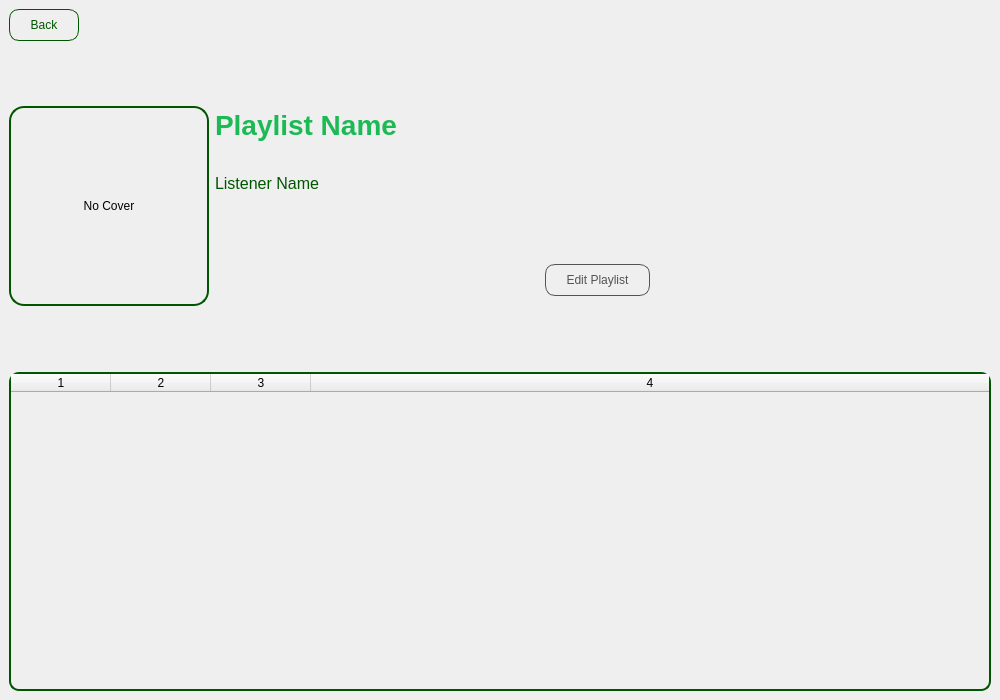
<?xml version="1.0" encoding="UTF-8"?>
<ui version="4.0">
 <class>PlaylistWindow</class>
 <widget class="QMainWindow" name="PlaylistWindow">
  <property name="geometry">
   <rect>
    <x>0</x>
    <y>0</y>
    <width>1000</width>
    <height>700</height>
   </rect>
  </property>
  <property name="windowTitle">
   <string>MainWindow</string>
  </property>
  <widget class="QWidget" name="centralwidget">
   <layout class="QGridLayout" name="gridLayout_2">
    <item row="0" column="0">
     <layout class="QGridLayout" name="gridLayout">
      <item row="0" column="0">
       <widget class="QPushButton" name="backButton">
        <property name="styleSheet">
         <string notr="true">QPushButton {
background: transparent;
border: 1px solid rgb(0, 85, 0);
border-radius: 10px;
padding: 8px 20px;
color: rgb(0, 85, 0);
font: 700 9pt &quot;Segoe UI&quot;;
}

QPushButton:hover {
	background-color: rgb(0, 85, 0);
	border:1px solid rgb(255, 255, 255);
	border-radius: 10px;
	padding: 8px 20px;
	color: rgb(255, 255, 255);
	font: 700 9pt &quot;Segoe UI&quot;;
}

</string>
        </property>
        <property name="text">
         <string>Back</string>
        </property>
       </widget>
      </item>
      <item row="1" column="0" colspan="3">
       <layout class="QHBoxLayout" name="albumInfoLayout">
        <item>
         <widget class="QLabel" name="coverLabel">
          <property name="minimumSize">
           <size>
            <width>200</width>
            <height>200</height>
           </size>
          </property>
          <property name="maximumSize">
           <size>
            <width>200</width>
            <height>200</height>
           </size>
          </property>
          <property name="styleSheet">
           <string notr="true">border: 2px solid rgb(0, 85, 0);
border-radius: 15px;
</string>
          </property>
          <property name="text">
           <string>No Cover</string>
          </property>
          <property name="alignment">
           <set>Qt::AlignmentFlag::AlignCenter</set>
          </property>
         </widget>
        </item>
        <item>
         <layout class="QVBoxLayout" name="albumTextLayout" stretch="1,1,1,3">
          <item>
           <spacer name="verticalSpacer">
            <property name="orientation">
             <enum>Qt::Orientation::Vertical</enum>
            </property>
            <property name="sizeHint" stdset="0">
             <size>
              <width>20</width>
              <height>40</height>
             </size>
            </property>
           </spacer>
          </item>
          <item>
           <widget class="QLabel" name="playlistNameLabel">
            <property name="styleSheet">
             <string notr="true">color: rgb(29, 185, 84);
font-size: 28px;
font-weight: bold;
background: transparent;
</string>
            </property>
            <property name="text">
             <string>Playlist Name</string>
            </property>
           </widget>
          </item>
          <item>
           <widget class="QLabel" name="listenerNameLabel">
            <property name="styleSheet">
             <string notr="true">color: rgb(0, 85, 0);
font-size: 16px;
background: transparent;
</string>
            </property>
            <property name="text">
             <string>Listener Name</string>
            </property>
           </widget>
          </item>
          <item>
           <spacer name="verticalSpacer_info">
            <property name="orientation">
             <enum>Qt::Orientation::Vertical</enum>
            </property>
            <property name="sizeHint" stdset="0">
             <size>
              <width>20</width>
              <height>40</height>
             </size>
            </property>
           </spacer>
          </item>
         </layout>
        </item>
        <item>
         <layout class="QGridLayout" name="gridLayout_3" rowstretch="5,6" columnstretch="2,1">
          <item row="0" column="0">
           <spacer name="horizontalSpacer">
            <property name="orientation">
             <enum>Qt::Orientation::Horizontal</enum>
            </property>
            <property name="sizeHint" stdset="0">
             <size>
              <width>40</width>
              <height>20</height>
             </size>
            </property>
           </spacer>
          </item>
          <item row="0" column="1">
           <widget class="QLabel" name="label">
            <property name="styleSheet">
             <string notr="true">image: url(:/images/logo/images/nweLogo.png);
background: transparent;
border: none;</string>
            </property>
            <property name="text">
             <string/>
            </property>
           </widget>
          </item>
          <item row="1" column="1">
           <spacer name="verticalSpacer_2">
            <property name="orientation">
             <enum>Qt::Orientation::Vertical</enum>
            </property>
            <property name="sizeHint" stdset="0">
             <size>
              <width>20</width>
              <height>40</height>
             </size>
            </property>
           </spacer>
          </item>
          <item row="1" column="0">
           <layout class="QGridLayout" name="gridLayout_4">
            <item row="0" column="0">
             <spacer name="horizontalSpacer_2">
              <property name="orientation">
               <enum>Qt::Orientation::Horizontal</enum>
              </property>
              <property name="sizeHint" stdset="0">
               <size>
                <width>40</width>
                <height>20</height>
               </size>
              </property>
             </spacer>
            </item>
            <item row="0" column="1">
             <widget class="QPushButton" name="editPlaylistpushButton">
              <property name="styleSheet">
               <string notr="true">QPushButton {
background: transparent;
border: 1px solid rgb(84, 84, 84);
border-radius: 10px;
padding: 8px 20px;
color: rgb(84, 84, 84);
font: 700 9pt &quot;Segoe UI&quot;;
}

QPushButton:hover {
	background-color: rgb(84, 84, 84);
	border:1px solid rgb(255, 255, 255);
	border-radius: 10px;
	padding: 8px 20px;
	color: rgb(255, 255, 255);
	font: 700 9pt &quot;Segoe UI&quot;;
}

</string>
              </property>
              <property name="text">
               <string>Edit Playlist</string>
              </property>
              <property name="icon">
               <iconset theme="QIcon::ThemeIcon::MailMessageNew"/>
              </property>
              <property name="iconSize">
               <size>
                <width>25</width>
                <height>25</height>
               </size>
              </property>
             </widget>
            </item>
            <item row="0" column="2">
             <spacer name="horizontalSpacer_3">
              <property name="orientation">
               <enum>Qt::Orientation::Horizontal</enum>
              </property>
              <property name="sizeHint" stdset="0">
               <size>
                <width>40</width>
                <height>20</height>
               </size>
              </property>
             </spacer>
            </item>
           </layout>
          </item>
         </layout>
        </item>
       </layout>
      </item>
      <item row="0" column="1">
       <spacer name="horizontalSpacer_top">
        <property name="orientation">
         <enum>Qt::Orientation::Horizontal</enum>
        </property>
        <property name="sizeHint" stdset="0">
         <size>
          <width>40</width>
          <height>20</height>
         </size>
        </property>
       </spacer>
      </item>
      <item row="2" column="0" colspan="3">
       <widget class="QTableWidget" name="songsTable">
        <property name="styleSheet">
         <string notr="true">QTableWidget {
       background: transparent;
        border: 2px solid rgb(0, 85, 0);
        border-radius: 10px;
    }
    
    QTableWidget::item {
        padding: 10px;
        color: rgb(0, 50, 0);
        font-size: 12px;
    }
 QPushButton {
        font-weight: bold;
        font-size: 10px;
        border: none;
        border-radius: 5px;
        padding: 5px 10px;
    }</string>
        </property>
        <property name="verticalScrollBarPolicy">
         <enum>Qt::ScrollBarPolicy::ScrollBarAsNeeded</enum>
        </property>
        <property name="showGrid">
         <bool>true</bool>
        </property>
        <property name="rowCount">
         <number>0</number>
        </property>
        <property name="columnCount">
         <number>4</number>
        </property>
        <property name="horizontalHeaderLabels" stdset="0">
         <stringlist>
          <string>#</string>
          <string>Title</string>
          <string></string>
         </stringlist>
        </property>
        <attribute name="horizontalHeaderDefaultSectionSize">
         <number>100</number>
        </attribute>
        <attribute name="horizontalHeaderStretchLastSection">
         <bool>true</bool>
        </attribute>
        <column/>
        <column/>
        <column/>
        <column/>
       </widget>
      </item>
     </layout>
    </item>
   </layout>
  </widget>
 </widget>
 <resources/>
 <connections/>
</ui>
